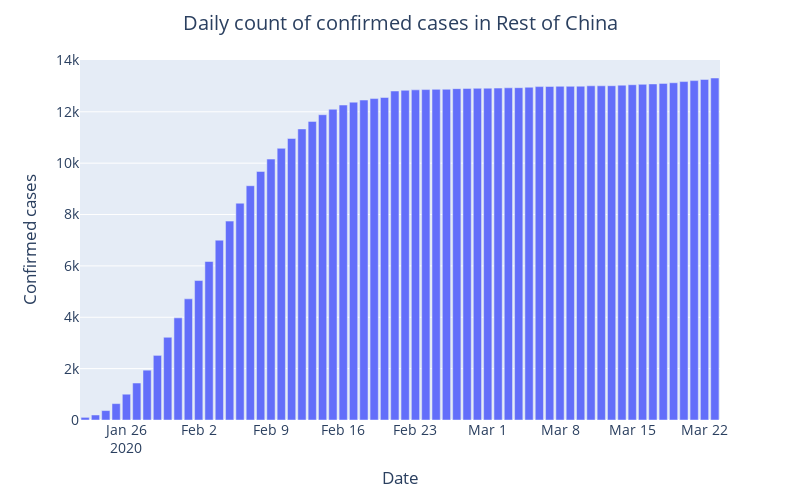
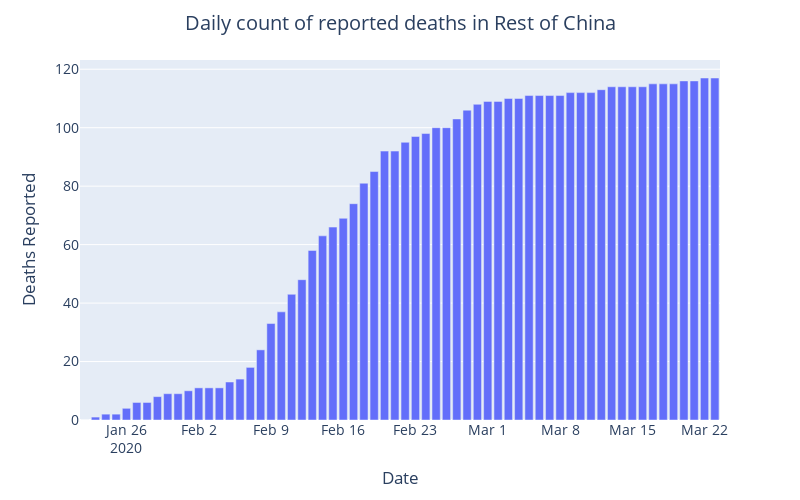

The cell these charts' notebook holds for them, in order:
### Code cell
plotDailyReportedCasesOverTime(chinese_data_over_time, "Rest of China")
